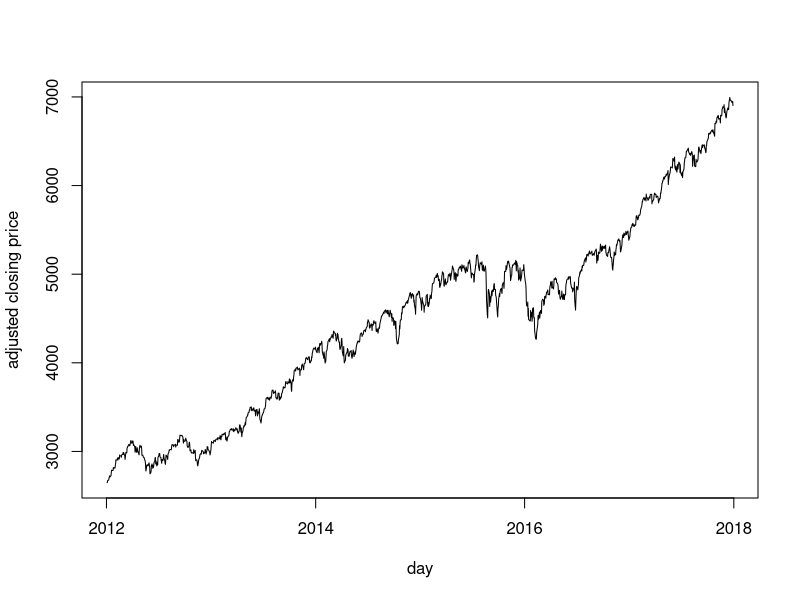
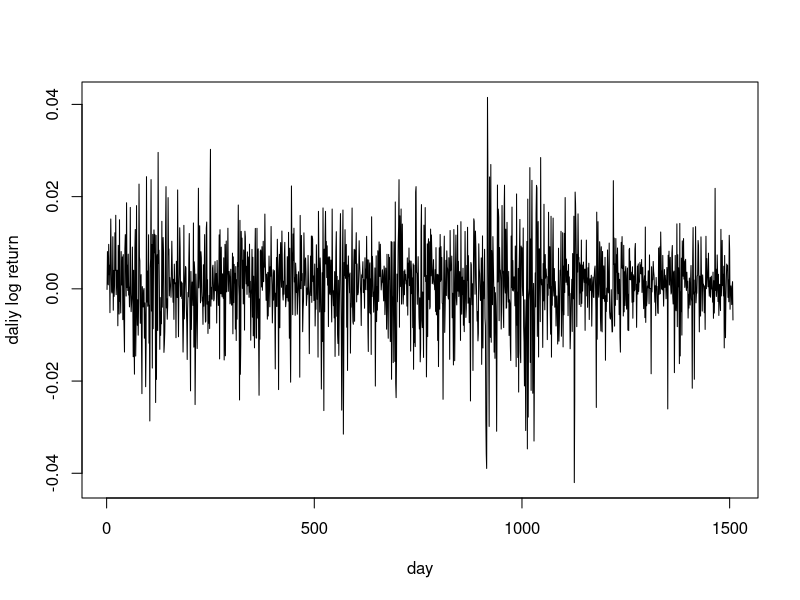
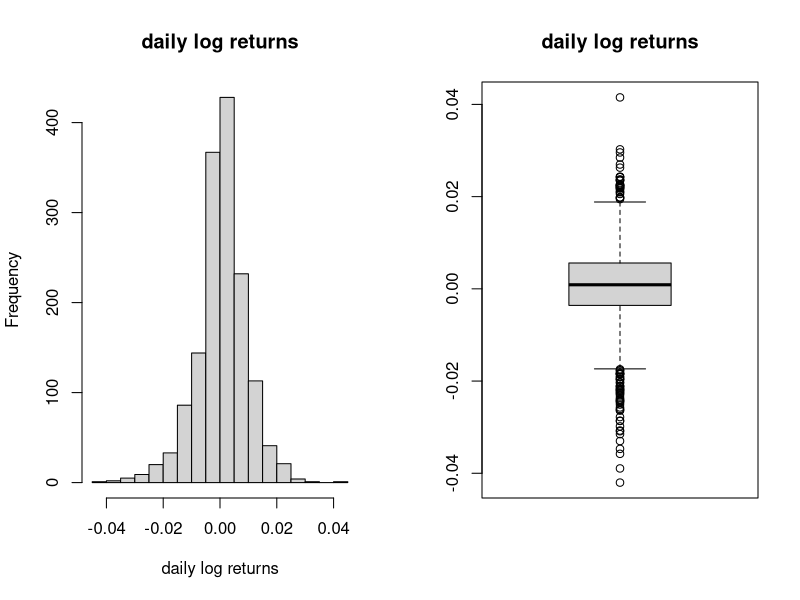
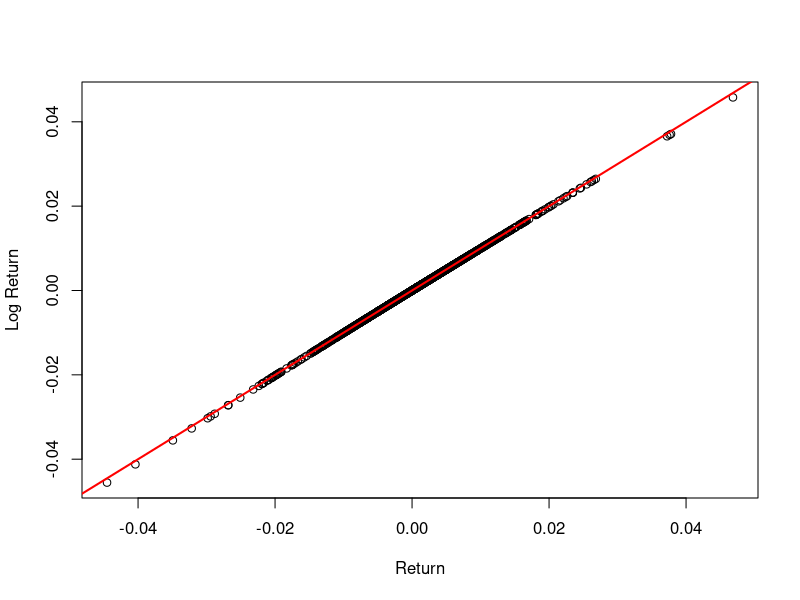

Here is the R script that generated these plots, in order:
# question 1
q1 = qnorm(0.9, mean = 1, sd = 2)
q1^3 + 2
q2 = qnorm(0.1, mean = 1, sd = 2)
exp(-q2)

#question 2
qa = qnorm(0.003, mean = 0, sd = 0.025)
exp(qa)-1
VaR_tilde = -(exp(qa)-1)
VaR_tilde
VaR = 100 * 10^6 * VaR_tilde
VaR
## v = 12
dt(0.003, 12)
## v = 6
dt(0.003, 6)
## v = 3
dt(0.003, 3)

#question 3
dat = read.csv("Nasdaq_daily_Jan1_2012_Dec31_2017.csv", header = T)
t = as.Date(dat$Date, format = "%m/%d/%Y")
idx1 = which(is.na(dat$Adj.Close) == FALSE)
times = t[idx1]
acp = dat$Adj.Close[idx1]
acp_lreturn = diff(log(acp))
plot(times, acp, xlab = 'day', ylab = 'adjusted closing price', type = 'l')
plot(acp_lreturn, xlab = 'day', ylab = 'daliy log return', type = 'l')
summary(acp_lreturn)
sd(acp_lreturn)
library(fBasics)
skewness(acp_lreturn)
kurtosis(acp_lreturn)
par(mfrow = c(1,2))
hist(acp_lreturn, xlab = 'daily log returns', breaks = 25, main = 'daily log returns')
boxplot(acp_lreturn)
title('daily log returns')

# question 4
## problem 12 13
data = read.csv("MCD_PriceDaily.csv", head = T)
head(data)
adjPrice = data[, 7]
par(mfrow = c(1,1))
adjp_return = adjPrice[-1]/adjPrice[-1177] - 1
adjp_lreturn = diff(log(adjPrice))
plot(adjp_return, adjp_lreturn, xlab = "Return", ylab = "Log Return")
abline(a = 0,b = 1,col = "red",lwd = 2)
mean(adjp_return)
miu = mean(adjp_lreturn)
sd(adjp_return)
sigma = sd(adjp_lreturn)
adjp_return[1:3]
adjp_lreturn[1:3]

## problem 16 17
niter = 10000 # number of iterations
below = rep(0, niter) # set up storage
set.seed(2015)
for (i in 1:niter)
  {
  r = rnorm(20, mean = miu, 
            sd = sigma) # generate random numbers for 20 times
  prices = 93.07 * exp(cumsum(r)) # cumsum means to get the sum of all r for every time point
  indx = (min(prices) < 85) # if minimum price is less than 85 over next 20 days
  below[i] = 100 * indx - (1 - indx)
}
mu = mean(below)
mu + c(-1,1)* sqrt(mu*(1-mu)/niter)*qnorm(0.975)
## 95% CI is larger than 0, we should bet

niter = 10000 # number of iterations
below = rep(0, niter) # set up storage
set.seed(2016)
for (i in 1:niter)
{
  r = rnorm(20, mean = miu, 
            sd = sigma) # generate random numbers for 20 times
  prices = 93.07 * exp(cumsum(r)) # cumsum means to get the sum of all r for every time point
  indx1 = (min(prices) < 85) # if minimum price is less than 85 over next 20 days
  indx2 = (min(prices) < 84.5)
  below[i] = 100 * indx1 + 25 * indx2 - (1 - indx1)
}
mu = mean(below)
mu + c(-1,1)* sqrt(mu*(1-mu)/niter)*qnorm(0.975)
